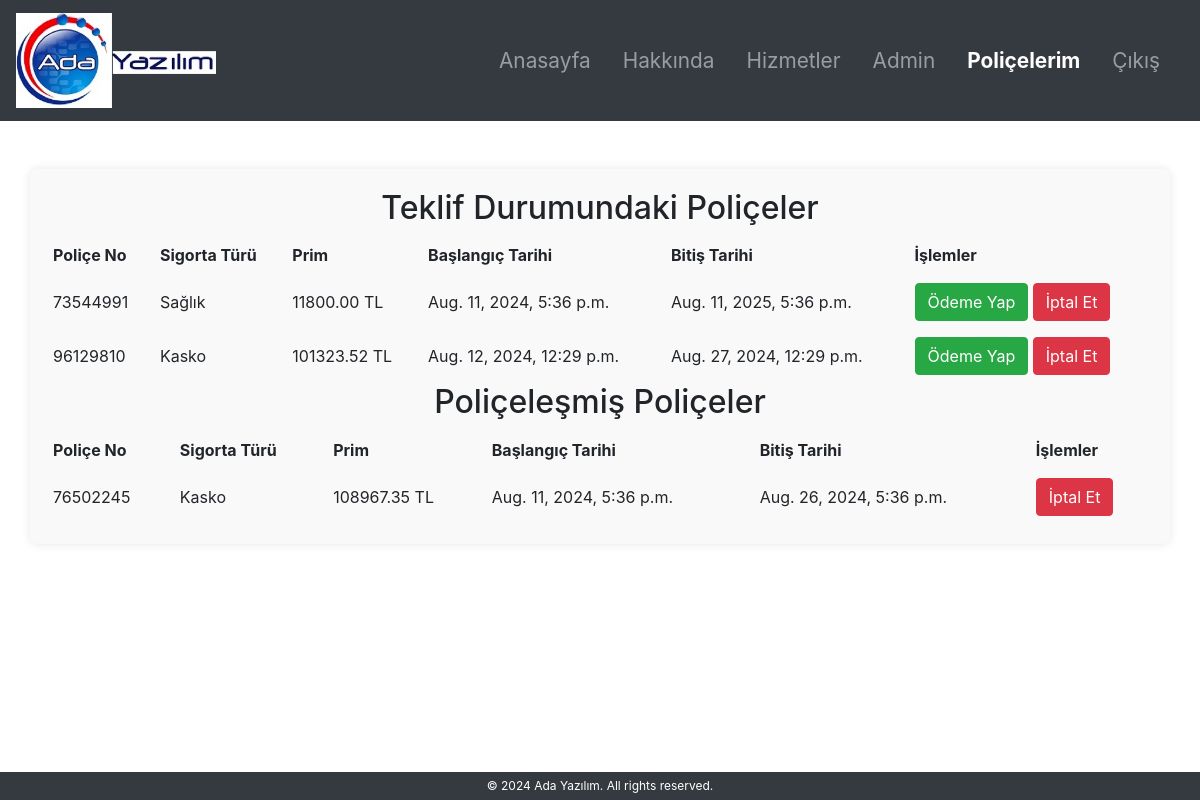
/accounts/user_profile/ (signed in), run on an earlier commit of the app's database.
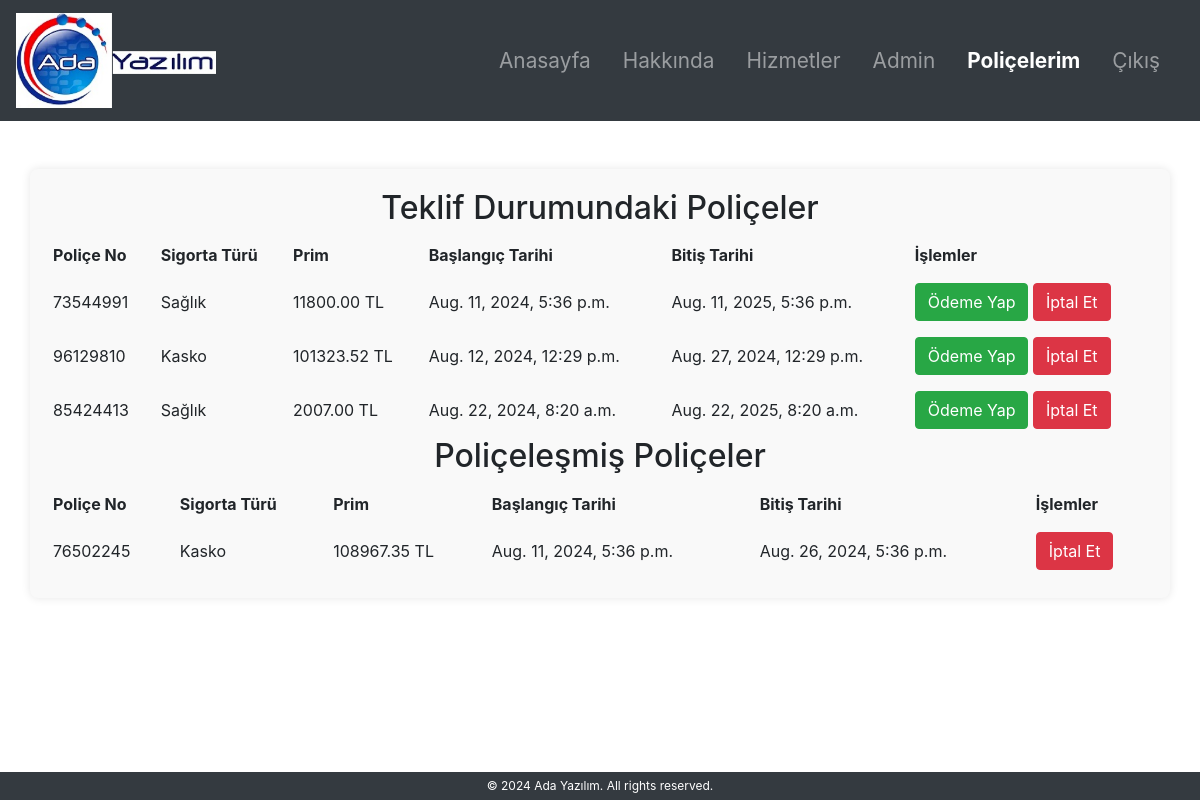
And on a later commit of the database.
### services/models.py (models this page shows, shortened)
class Police(models.Model):
    POLICE_STATUS_CHOICES = [
        ('T', 'Teklif'),
        ('P', 'Poliçeleşmiş')
    ]
    police_no = models.IntegerField(unique=True)
    musteri_no = models.ForeignKey(settings.AUTH_USER_MODEL, on_delete=models.CASCADE)
    status = models.CharField(max_length=1, choices=POLICE_STATUS_CHOICES, null= False, blank= False)
    brans_kodu = models.CharField(max_length=3)
    prim = models.DecimalField(max_digits=10, decimal_places=2)
    onaylayan = models.ForeignKey(settings.AUTH_USER_MODEL, related_name='onaylayan', on_delete=models.CASCADE)
    tanzim_tarihi = models.DateTimeField(auto_now_add=True)
    baslangic_tarihi = models.DateTimeField()
    bitis_tarihi = models.DateTimeField()
    class Meta:
        verbose_name_plural = 'Poliçeler'

### accounts/views.py (the view)
# urls.py: path('user_profile/', views.user_profile, name='user_profile'),
@login_required
def user_profile(request):
    user = request.user
    teklif_policeler = Police.objects.filter(musteri_no=user, status='T')
    policelenmis_policeler = Police.objects.filter(musteri_no=user, status='P')
    brans_isimleri = {
        '199': 'Dask',
        '340': 'Kasko',
        '610': 'Sağlık'
    }
    teklif_policeler = [
        {
            "id": police.id,
            "police_no": police.police_no,
            "brans_adi": brans_isimleri.get(police.brans_kodu, police.brans_kodu),
            "prim": police.prim,
            "baslangic_tarihi": police.baslangic_tarihi,
            "bitis_tarihi": police.bitis_tarihi,
        } for police in teklif_policeler
    ]
    policelenmis_policeler = [
        {
            "id": police.id,
            "police_no": police.police_no,
            "brans_adi": brans_isimleri.get(police.brans_kodu, police.brans_kodu),
            "prim": police.prim,
            "baslangic_tarihi": police.baslangic_tarihi,
            "bitis_tarihi": police.bitis_tarihi,
        } for police in policelenmis_policeler
    ]
    context = {
        'teklif_policeler': teklif_policeler,
        'policelemes_policeler': policelenmis_policeler,
    }
    return render(request, 'accounts/user_profile.html', context)

### templates/accounts/user_profile.html
{% extends "base.html" %}
{% block content %}
    <h2>Teklif Durumundaki Poliçeler</h2>
    {% if teklif_policeler %}
        <table style="width:100%; border-spacing: 0 15px;">
            <thead>
                <tr>
                    <th style="text-align:left; padding: 8px;">Poliçe No</th>
                    <th style="text-align:left; padding: 8px;">Sigorta Türü</th>
                    <th style="text-align:left; padding: 8px;">Prim</th>
                    <th style="text-align:left; padding: 8px;">Başlangıç Tarihi</th>
                    <th style="text-align:left; padding: 8px;">Bitiş Tarihi</th>
                    <th style="text-align:left; padding: 8px;">İşlemler</th>
                </tr>
            </thead>
            <tbody>
                {% for police in teklif_policeler %}
                    <tr>
                        <td style="padding: 8px;">{{ police.police_no }}</td>
                        <td style="padding: 8px;">{{ police.brans_adi }}</td>
                        <td style="padding: 8px;">{{ police.prim }} TL</td>
                        <td style="padding: 8px;">{{ police.baslangic_tarihi }}</td>
                        <td style="padding: 8px;">{{ police.bitis_tarihi }}</td>
                        <td style="padding: 8px;">
                            <a href="{% url 'payment' police.id %}" class="btn btn-success">Ödeme Yap</a>
                            <a href="{% url 'iptal_et' police.id %}" class="btn btn-danger">İptal Et</a>
                        </td>
                    </tr>
                {% endfor %}
            </tbody>
        </table>
    {% else %}
        <p>Henüz teklif durumunda olan bir poliçeniz yok.</p>
    {% endif %}
    <h2>Poliçeleşmiş Poliçeler</h2>
    {% if policelemes_policeler %}
        <table style="width:100%; border-spacing: 0 15px;">
            <thead>
                <tr>
                    <th style="text-align:left; padding: 8px;">Poliçe No</th>
                    <th style="text-align:left; padding: 8px;">Sigorta Türü</th>
                    <th style="text-align:left; padding: 8px;">Prim</th>
                    <th style="text-align:left; padding: 8px;">Başlangıç Tarihi</th>
                    <th style="text-align:left; padding: 8px;">Bitiş Tarihi</th>
                    <th style="text-align:left; padding: 8px;">İşlemler</th>
                </tr>
            </thead>
            <tbody>
                {% for police in policelemes_policeler %}
                    <tr>
                        <td style="padding: 8px;">{{ police.police_no }}</td>
                        <td style="padding: 8px;">{{ police.brans_adi }}</td>
                        <td style="padding: 8px;">{{ police.prim }} TL</td>
                        <td style="padding: 8px;">{{ police.baslangic_tarihi }}</td>
                        <td style="padding: 8px;">{{ police.bitis_tarihi }}</td>
                        <td style="padding: 8px;">
                            <a href="{% url 'iptal_et' police.id %}" class="btn btn-danger">İptal Et</a>
                        </td>
                    </tr>
                {% endfor %}
            </tbody>
        </table>
    {% else %}
        <p>Henüz poliçeleşmiş bir poliçeniz yok.</p>
    {% endif %}
{% endblock %}

What changed in the data, as far as the page shows it:
added Police: prim "2007.00", baslangic_tarihi "Aug. 22, 2024, 8:20 a.m.", bitis_tarihi "Aug. 22, 2025, 8:20 a.m."
Also different on the page:
new list line: "85424413 Sağlık TL Ödeme Yap İptal Et"
